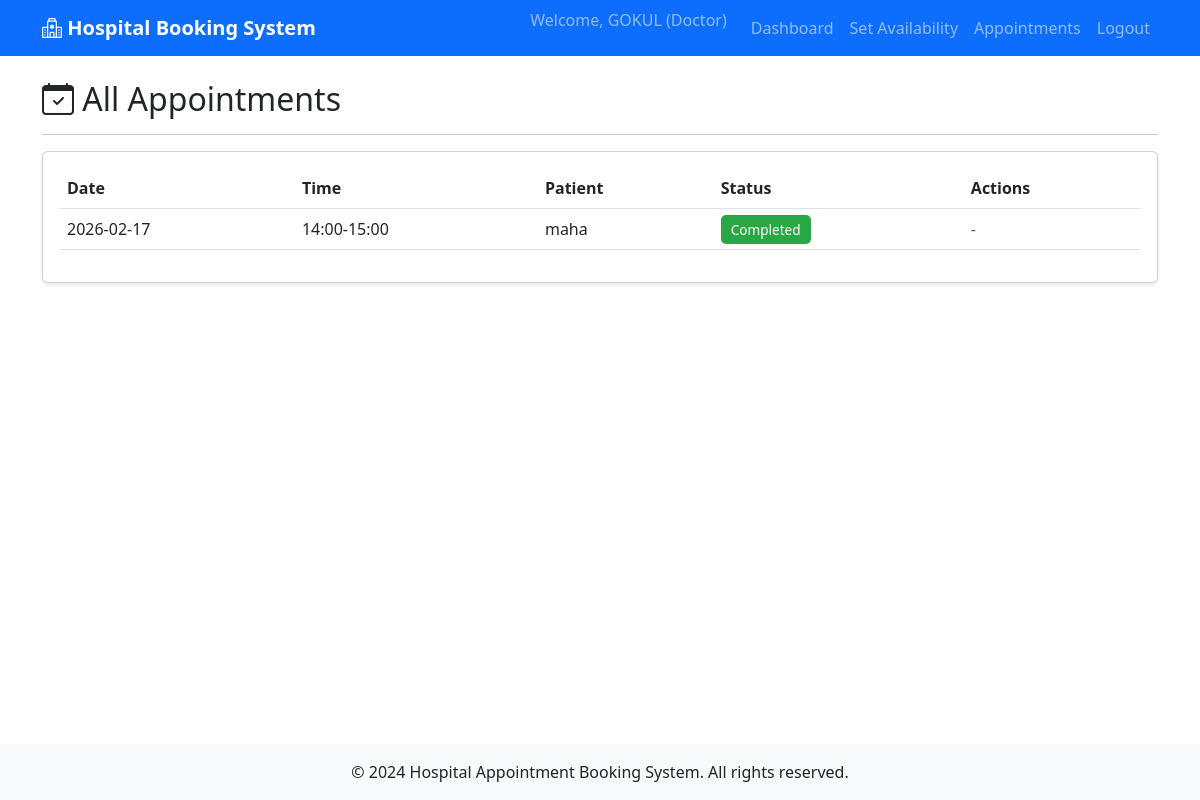
The app's page /doctor/appointments (signed in) with its own data.
### app/models/doctor.py (models this page shows, shortened)
class Doctor(db.Model):
    __tablename__ = 'doctors'
    id = db.Column(db.Integer, primary_key=True)
    name = db.Column(db.String(100), nullable=False)
    department = db.Column(db.String(100), nullable=False)
    specialization = db.Column(db.String(200), nullable=False)
    user_id = db.Column(db.Integer, db.ForeignKey('users.id'), nullable=True)
    availabilities = db.relationship('Availability', backref='doctor', lazy=True, cascade='all, delete-orphan')
    appointments = db.relationship('Appointment', backref='doctor', lazy=True)
    appointments = db.relationship(
    'Appointment',
    back_populates='doctor',
    cascade='all, delete'
)

### app/models/appointment.py (models this page shows, shortened)
class Appointment(db.Model):
    __tablename__ = 'appointments'
    id = db.Column(db.Integer, primary_key=True)
    patient_id = db.Column(db.Integer, db.ForeignKey('users.id'), nullable=False)
    doctor_id = db.Column(db.Integer, db.ForeignKey('doctors.id'), nullable=False)
    date = db.Column(db.Date, nullable=False)
    time = db.Column(db.String(50), nullable=False)
    status = db.Column(db.String(20), default='pending', nullable=False)
    created_at = db.Column(db.DateTime, default=datetime.utcnow)
    patient = db.relationship('User', back_populates='appointments')
    doctor = db.relationship('Doctor', back_populates='appointments')

### app/models/user.py (models this page shows)
class User(db.Model, UserMixin):
    __tablename__ = 'users'
    id = db.Column(db.Integer, primary_key=True)
    name = db.Column(db.String(100))
    email = db.Column(db.String(120), unique=True)
    password = db.Column(db.String(200))
    role = db.Column(db.String(20))
    appointments = db.relationship(
    'Appointment',
    back_populates='patient',
    cascade='all, delete'
)

### app/routes/doctor.py (the view)
@doctor_bp.route('/appointments')
@login_required
def appointments():
    user_id = session.get('user_id')
    doctor = Doctor.query.filter_by(user_id=user_id).first()
    if not doctor:
        flash('Doctor profile not found', 'error')
        return redirect(url_for('doctor.dashboard'))
    appointments = Appointment.query.filter_by(doctor_id=doctor.id).order_by(
        Appointment.date.desc(), Appointment.time.desc()
    ).all()
    return render_template('doctor/appointments.html', appointments=appointments)

### app/routes/doctor.py (called while the page is built)
def login_required(f):
    @wraps(f)
    def decorated_function(*args, **kwargs):
        if 'user_id' not in session or session.get('user_role') != 'doctor':
            flash('Please login as a doctor to access this page', 'error')
            return redirect(url_for('auth.login'))
        return f(*args, **kwargs)
    return decorated_function

### app/templates/doctor/appointments.html (shortened to what this page needs)
{% extends "base.html" %}
{% block content %}
<div class="row">
    <div class="col-md-12">
        <h2><i class="bi bi-calendar-check"></i> All Appointments</h2>
        <hr>
    </div>
</div>
<div class="row">
    <div class="col-md-12">
        <div class="card">
            <div class="card-body">
                {% if appointments %}
                <div class="table-responsive">
                    <table class="table table-hover">
                        <thead>
                            <tr>
                                <th>Date</th>
                                <th>Time</th>
                                <th>Patient</th>
                                <th>Status</th>
                                <th>Actions</th>
                            </tr>
                        </thead>
                        <tbody>
                            {% for appointment in appointments %}
                            <tr>
                                <td>{{ appointment.date.strftime('%Y-%m-%d') }}</td>
                                <td>{{ appointment.time }}</td>
                                <td>{{ appointment.patient.name }}</td>
                                <td>
                                    <span class="status-badge status-{{ appointment.status }}">
                                        {{ appointment.status|title }}
                                    </span>
                                </td>
                                <td>
                                    {% if appointment.status == 'pending' %}
                                    <form method="POST" action="{{ url_for('doctor.update_status', appointment_id=appointment.id) }}" style="display: inline;">
                                        <input type="hidden" name="status" value="completed">
                                        <button type="submit" class="btn btn-sm btn-success">Mark Completed</button>
                                    </form>
                                    <form method="POST" action="{{ url_for('doctor.update_status', appointment_id=appointment.id) }}" style="display: inline;">
                                        <input type="hidden" name="status" value="cancelled">
                                        <button type="submit" class="btn btn-sm btn-danger" onclick="return confirm('Are you sure?')">Cancel</button>
                                    </form>
                                    {% else %}
                                        <span class="text-muted">-</span>
                                    {% endif %}
                                </td>
                            </tr>
                            {% endfor %}
                        </tbody>
                    </table>
                </div>
                {% else %}
                <p class="text-center text-muted">No appointments found.</p>
                {% endif %}
            </div>
        </div>
    </div>
</div>
{% endblock %}

### app/templates/base.html (shortened to what this page needs)
<!DOCTYPE html>
<html lang="en">
<head>
    <link href="https://cdn.jsdelivr.net/npm/bootstrap@5.3.0/dist/css/bootstrap.min.css" rel="stylesheet">
    <link rel="stylesheet" href="https://cdn.jsdelivr.net/npm/bootstrap-icons@1.10.0/font/bootstrap-icons.css">
</head>
<body>
<nav class="navbar navbar-expand-lg navbar-dark bg-primary">
    <div class="container">
        <a class="navbar-brand" href="/">
            <i class="bi bi-hospital"></i> Hospital Booking System
        </a>
        <div class="collapse navbar-collapse" id="navbarNav">
            <ul class="navbar-nav ms-auto">
                {% if session.user_id %}
                    <li class="nav-item">
                        <span class="navbar-text me-3">
                            Welcome, {{ session.user_name }} ({{ session.user_role|title }})
                        </span>
                    </li>
                    {% if session.user_role == 'patient' %}
                        <li class="nav-item">
                            <a class="nav-link" href="{{ url_for('patient.dashboard') }}">Dashboard</a>
                        </li>
                        <li class="nav-item">
                            <a class="nav-link" href="{{ url_for('patient.departments') }}">Departments</a>
                        </li>
                        <li class="nav-item">
                            <a class="nav-link" href="{{ url_for('patient.appointments') }}">My Appointments</a>
                        </li>
                    {% elif session.user_role == 'doctor' %}
                        <li class="nav-item">
                            <a class="nav-link" href="{{ url_for('doctor.dashboard') }}">Dashboard</a>
                        </li>
                        <li class="nav-item">
                            <a class="nav-link" href="{{ url_for('doctor.set_availability') }}">Set Availability</a>
                        </li>
                        <li class="nav-item">
                            <a class="nav-link" href="{{ url_for('doctor.appointments') }}">Appointments</a>
                        </li>
                    {% endif %}
                    <li class="nav-item">
                        <a class="nav-link" href="{{ url_for('auth.logout') }}">Logout</a>
                    </li>
                {% endif %}
            </ul>
        </div>
    </div>
</nav>
<div class="main-content">
    <div class="container mt-4">
        {% block content %}{% endblock %}
    </div>
</div>
<footer class="bg-light text-center py-3 mt-5">
    <div class="container">
        <p class="mb-0">&copy; 2024 Hospital Appointment Booking System. All rights reserved.</p>
    </div>
</footer>
</body>
</html>

### app/templates/base.html (style rules this page uses)
body { min-height: 100vh; display: flex; flex-direction: column; }
.main-content { flex: 1; }
.navbar-brand { font-weight: bold; }
.card { box-shadow: 0 2px 4px rgba(0,0,0,0.1); margin-bottom: 20px; }
.status-badge { padding: 5px 10px; border-radius: 5px; font-size: 0.85em; }
.status-completed { background-color: #28a745; color: #fff; }

### records on screen
Doctor: user_name "GOKUL"
Appointment: date "2026-02-17", time "14:00-15:00", patient.name "maha", status "Completed"

### other values on screen
{{ session.user_role|title }} "Doctor"
